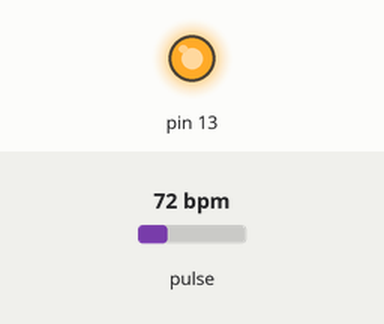
Recording of a sketch running on a simulated Arduino Uno, built with avr-gcc and run on an emulated ATmega328P. On the bench: output pins drawn as LEDs (lit = HIGH). Dashed ring = blinking. The inputs (shaded band) are chosen by the test bench; at power-on: pulse 72 bpm. What the sketch prints to the serial monitor is not drawn.

Above: at 1.2 s.
1.3 s: pulse set to 59 bpm
5.3 s: pulse set to 54 bpm
At 6.1 s:
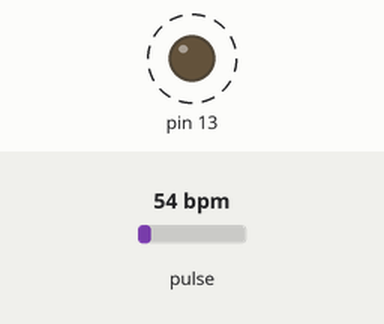
9.3 s: pulse set to 61 bpm
At 10.3 s:
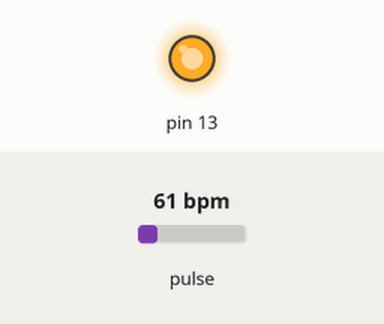
Timing chart, 0 to 12.3 s (numbered marks = the images above; inputs shaded):
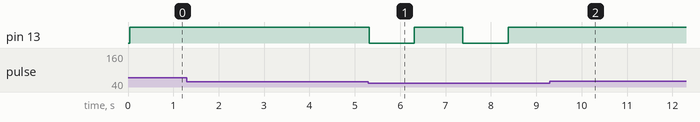

Measured:
- the behaviour switches between 57 and 56 bpm on pulse (found by bisection; images 0 and 1)
- after the input at 1.3 s, every drawn part: stays the same
- after the input at 5.3 s, pin 13: alternates HIGH for 1.1 s and LOW for 1.0 s, starting at once
- after the input at 9.3 s, pin 13: stays HIGH (without the input it goes to LOW after 0.15 s)

The sketch:

beatsaver.ino
```cpp
#define USE_ARDUINO_INTERRUPTS true
#include <PulseSensorPlayground.h>
#include <SoftwareSerial.h>

const int PulseWire = 0;
const int LED13 = 13;
int Threshold = 550;

const int Tx = 2;
const int Rx = 3;

int sum=0;
double avg = 0.0;
int cnt=0;
int maxbpm=0, minbpm=300;

SoftwareSerial BTSerial(Tx, Rx);

PulseSensorPlayground pulseSensor;

void calcavg(int mybpm){
  if(mybpm == 0)
    return;
  sum += mybpm;
  if (pulseSensor.begin()){
   cnt++;
  }
  avg = (double)sum / (double)cnt;
}

void setup() {
  Serial.begin(9600);
  BTSerial.begin(9600);

  pulseSensor.analogInput(PulseWire);
  pulseSensor.blinkOnPulse(LED13);
  pulseSensor.setThreshold(Threshold);

  if (pulseSensor.begin()) {
    Serial.println("We created a pulseSensor Object !");
  }
}

void loop() {
  if(cnt == 0)
  {
    Serial.println("부팅이 완료될 때까지 잠시만 기다려주십시오...");
  }

  int myBPM = pulseSensor.getBeatsPerMinute();

  if(maxbpm < myBPM){
    maxbpm = myBPM;
  }

  if(minbpm > myBPM && myBPM != 0){
    minbpm = myBPM;
  }

  calcavg(myBPM);

  if (pulseSensor.sawStartOfBeat()) {
    Serial.print("현재 박동 수 : ");
    Serial.println(myBPM);
    Serial.print("최대 박동 수 : ");
    Serial.println(maxbpm);
    Serial.print("최소 박동 수 : ");
    Serial.println(minbpm);
    Serial.print("평균 박동 수 : ");
    Serial.println(avg);
    Serial.println();
    BTSerial.print("평균 박동 수 : ");
    BTSerial.println(avg);
    BTSerial.println();
  }

  delay(1000);

  if(cnt % 10 == 0 && cnt != 0){
    if(avg > 120.0){
      Serial.println("================심박수가 비정상적으로 높습니다.=================");
      Serial.println("1. 천천히 심호흡을 해보세요.");
      Serial.println("2. 경동맥(목 옆) 마시지를 해보세요.");
      Serial.println("3. 얼굴에 찬 물을 뿌려보세요.");
      Serial.println("의사와 상담이 필요합니다. 위급 상황 시 119로 전화하세요.");
      Serial.println("============================================================");
      BTSerial.println("====심박수가 비정상적으로 높습니다.====");
      BTSerial.println("1. 천천히 심호흡을 해보세요.");
      BTSerial.println("2. 경동맥(목 옆) 마시지를 해보세요.");
      BTSerial.println("3. 얼굴에 찬 물을 뿌려보세요.");
      BTSerial.println("의사와 상담이 필요합니다. 위급 상황 시 119로 전화하세요.");
      BTSerial.println("==================================");
      sum = 0;
      cnt = 0;
      maxbpm = 0;
      minbpm = 300;
      delay(10000);
    }
    if(avg < 60.0){
      Serial.println("================심박수가 비정상적으로 낮습니다.=================");
      Serial.println("의사와 상담이 필요합니다. 위급 상황 시 119로 전화하세요.");
      Serial.println("============================================================");
      BTSerial.println("====심박수가 비정상적으로 낮습니다.====");
      BTSerial.println("의사와 상담이 필요합니다. 위급 상황 시 119로 전화하세요.");
      BTSerial.println("===================================");
      sum = 0;
      cnt = 0;
      maxbpm = 0;
      minbpm = 300;
      delay(10000);
    }
    if(avg >= 60.0 && avg <= 120){
      Serial.println("==================================================");
      Serial.println("==================================================");
      Serial.println("================심박수가 정상입니다.=================");
      Serial.println("==================================================");
      Serial.println("==================================================");
      BTSerial.println("===================================");
      BTSerial.println("===================================");
      BTSerial.println("=========심박수가 정상입니다.=========");
      BTSerial.println("===================================");
      BTSerial.println("===================================");
      sum = 0;
      cnt = 0;
      maxbpm = 0;
      minbpm = 300;
    }
  }
}
```
